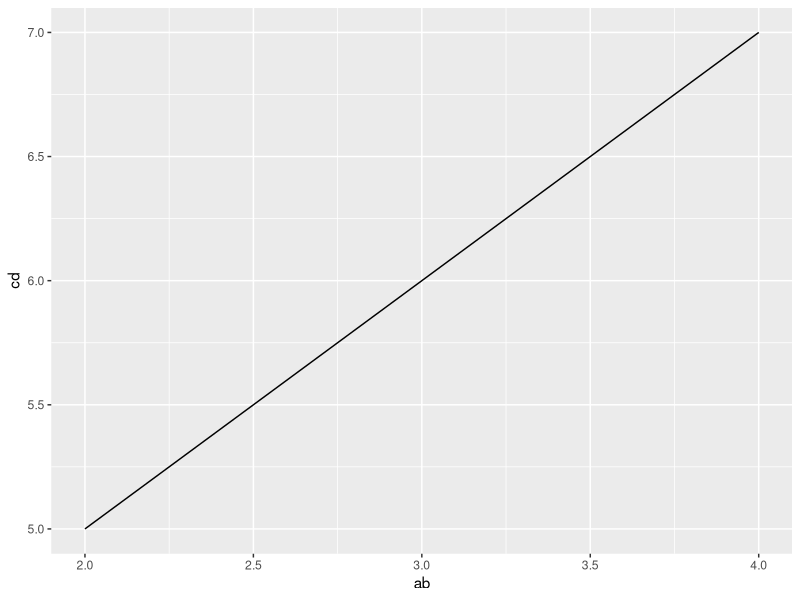

Recreate this plot in R.
ab <- c(2,3,4)

cd <- c(5,6,7)

e <- as.data.frame(cbind(ab, cd))
library(ggplot2)
ggplot(data = e, mapping = aes(x = ab, y = cd)) +
  geom_line()

